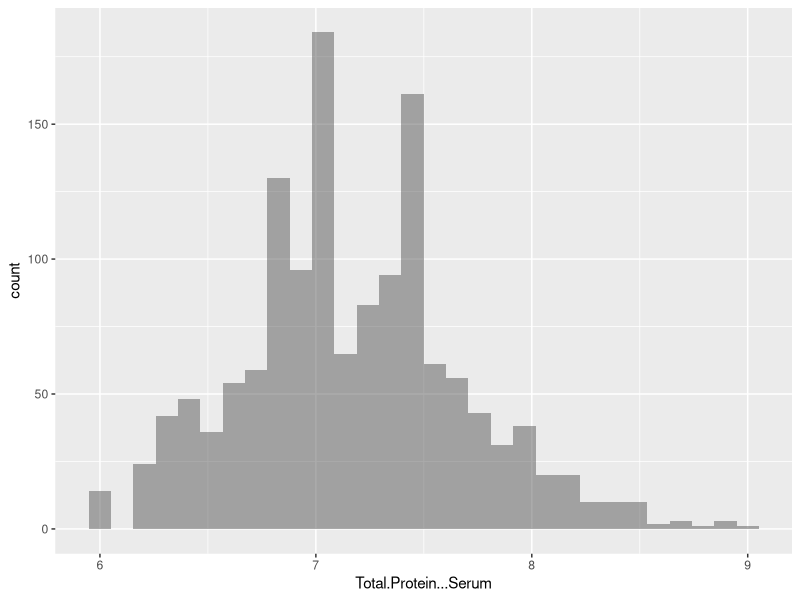
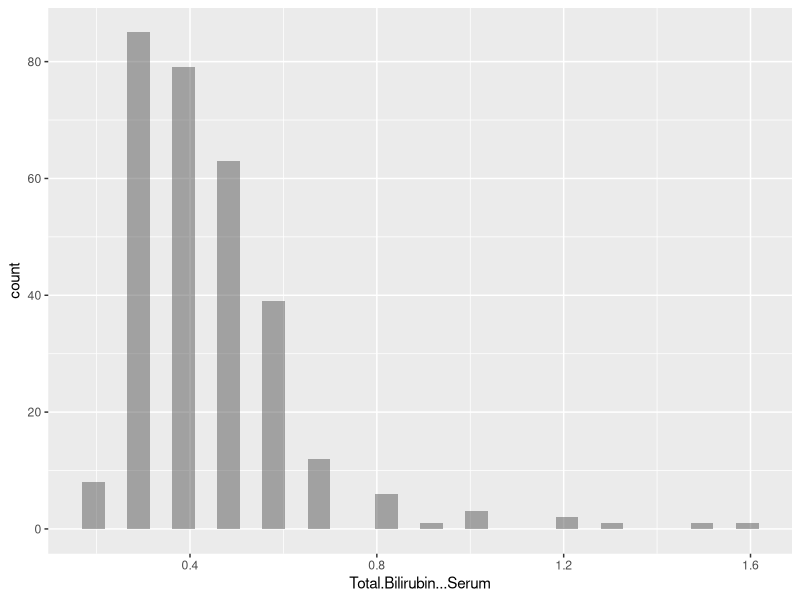
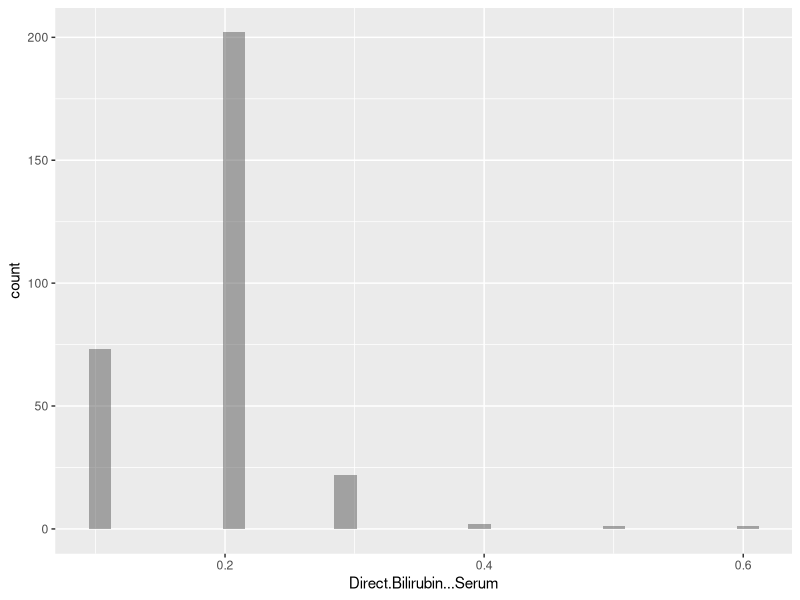
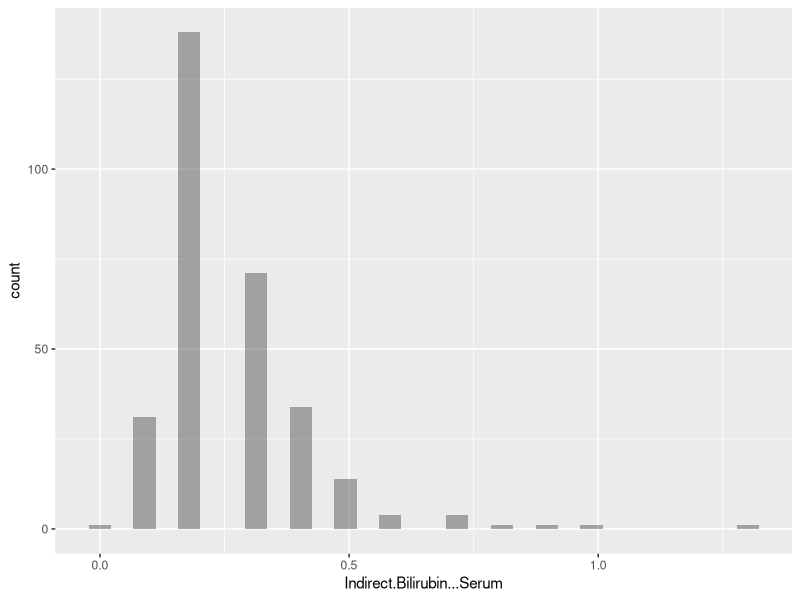
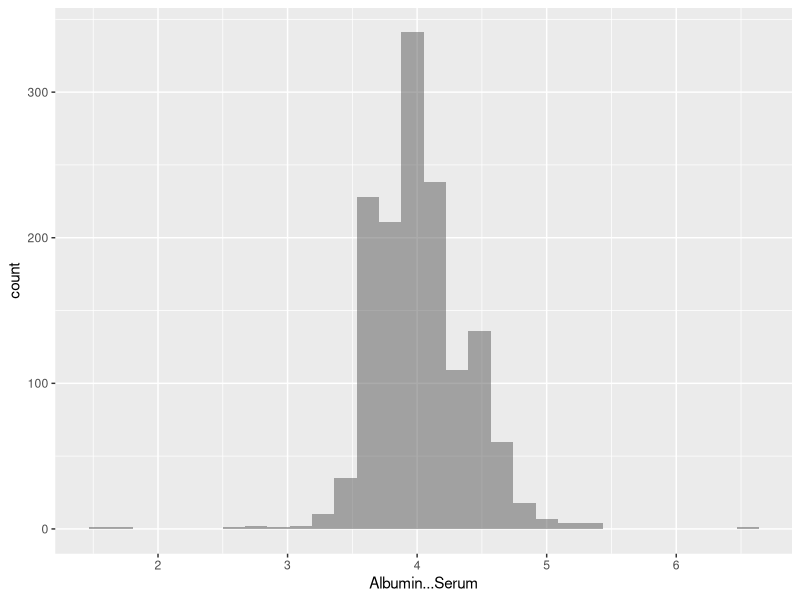
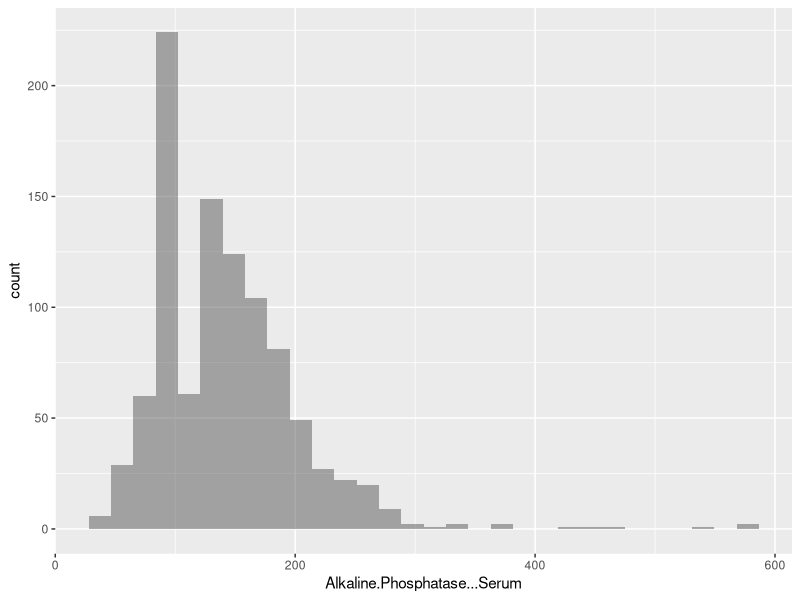
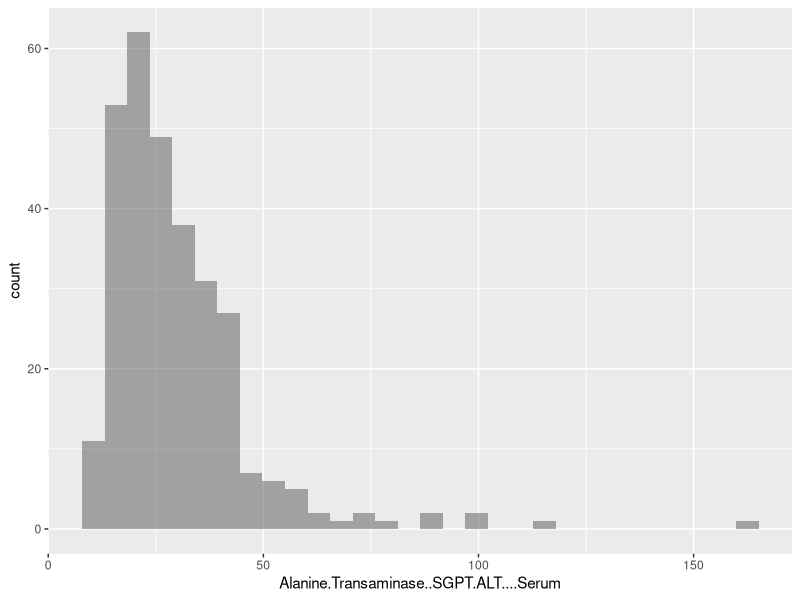
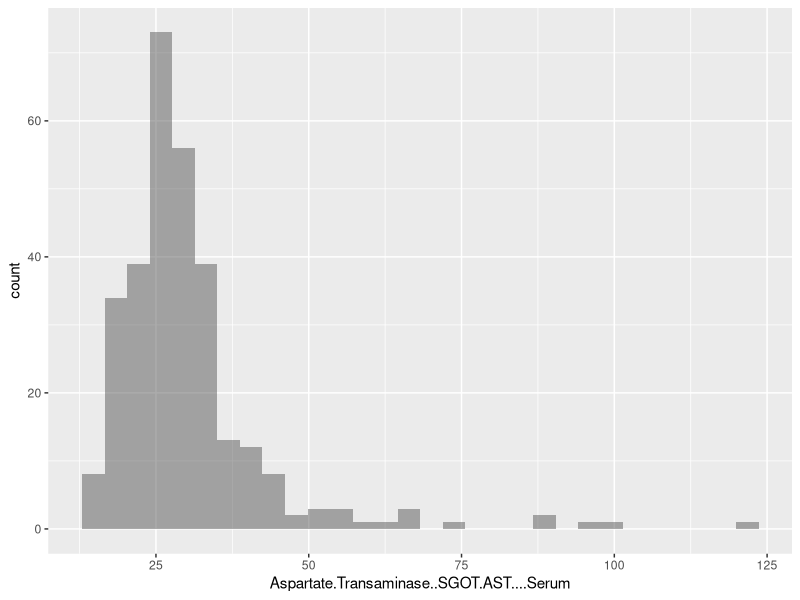

Here is the R script that generated these plots, in order:
## ---- chunk 1
knitr::opts_chunk$set(echo = TRUE)
library(readxl)
library(ggplot2)
library(tidyverse)
## ---- chunk 2
data <- read_excel("MayaMD_1587.xlsx")
## ---- chunk 3

df <- data.frame(data)
## ---- chunk 4
df_mod <- transform(df, Total.Protein...Serum = as.numeric(Total.Protein...Serum));
df_mod <- transform(df_mod, Total.Bilirubin...Serum = as.numeric(Total.Bilirubin...Serum))
df_mod <- transform(df_mod, Direct.Bilirubin...Serum = as.numeric(Direct.Bilirubin...Serum))
df_mod <- transform(df_mod, Indirect.Bilirubin...Serum = as.numeric(Indirect.Bilirubin...Serum));
df_mod <- transform(df_mod, Albumin...Serum = as.numeric(Albumin...Serum));
df_mod <- transform(df_mod, Alkaline.Phosphatase...Serum = as.numeric(Alkaline.Phosphatase...Serum));
df_mod <- transform(df_mod, Alanine.Transaminase..SGPT.ALT....Serum = as.numeric(Alanine.Transaminase..SGPT.ALT....Serum))
df_mod <- transform(df_mod, Aspartate.Transaminase..SGOT.AST....Serum = as.numeric(Aspartate.Transaminase..SGOT.AST....Serum));
df_mod <- transform(df_mod, SGOT...SGPT.Ratio = as.numeric(SGOT...SGPT.Ratio));
df_mod <- transform(df_mod, Globulin...Serum = as.numeric(Globulin...Serum));
## ---- chunk 5
df_mod %>% filter(!is.na(Total.Protein...Serum)) %>% ggplot(aes(x=Total.Protein...Serum )) + geom_histogram(alpha=0.5) 
## ---- chunk 6
df_mod %>% filter(!is.na(Total.Bilirubin...Serum)) %>% ggplot(aes(x=Total.Bilirubin...Serum )) + geom_histogram(alpha=0.5) 
## ---- chunk 7
df_mod %>% filter(!is.na(Direct.Bilirubin...Serum)) %>% ggplot(aes(x=Direct.Bilirubin...Serum )) + geom_histogram(alpha=0.5) 
## ---- chunk 8
df_mod %>% filter(!is.na(Indirect.Bilirubin...Serum)) %>% ggplot(aes(x=Indirect.Bilirubin...Serum )) + geom_histogram(alpha=0.5) 
## ---- chunk 9
df_mod %>% filter(!is.na(Albumin...Serum)) %>% ggplot(aes(x=Albumin...Serum )) + geom_histogram(alpha=0.5) 
## ---- chunk 10
df_mod %>% filter(!is.na(Alkaline.Phosphatase...Serum)) %>% ggplot(aes(x=Alkaline.Phosphatase...Serum )) + geom_histogram(alpha=0.5) 
## ---- chunk 11
df_mod %>% filter(!is.na( Alanine.Transaminase..SGPT.ALT....Serum)) %>% ggplot(aes(x=Alanine.Transaminase..SGPT.ALT....Serum)) + geom_histogram(alpha=0.5) 
## ---- chunk 12
df_mod %>% filter(!is.na(Aspartate.Transaminase..SGOT.AST....Serum)) %>% ggplot(aes(x=Aspartate.Transaminase..SGOT.AST....Serum)) + geom_histogram(alpha=0.5) 
## ---- chunk 13
df_mod %>% filter(!is.na( SGOT...SGPT.Ratio)) %>% ggplot(aes(x=SGOT...SGPT.Ratio   )) + geom_histogram(alpha=0.5) 
## ---- chunk 14
df_mod %>% filter(!is.na( Globulin...Serum)) %>% ggplot(aes(x=Globulin...Serum   )) + geom_histogram(alpha=0.5) 
## ---- chunk 15
pairs(~Total.Protein...Serum+ Indirect.Bilirubin...Serum  +Albumin...Serum  +Alkaline.Phosphatase...Serum  +Alanine.Transaminase..SGPT.ALT....Serum  +Aspartate.Transaminase..SGOT.AST....Serum  +SGOT...SGPT.Ratio  +Globulin...Serum , data= df_mod)

## ---- chunk 16

liver_group <- df_mod %>% select(Member.Id, Gender, Village, Date.of.birth, 
Total.Protein...Serum ,
Total.Bilirubin...Serum ,
Direct.Bilirubin...Serum ,
Indirect.Bilirubin...Serum ,
Albumin...Serum ,
Alkaline.Phosphatase...Serum ,
Alanine.Transaminase..SGPT.ALT....Serum ,
Aspartate.Transaminase..SGOT.AST....Serum ,
SGOT...SGPT.Ratio ,
Globulin...Serum) %>% filter( !is.na(Total.Protein...Serum) &
!is.na(Total.Bilirubin...Serum) &
!is.na(Direct.Bilirubin...Serum) &
!is.na(Indirect.Bilirubin...Serum) &
!is.na(Albumin...Serum) &
!is.na(Alkaline.Phosphatase...Serum) &
!is.na(Alanine.Transaminase..SGPT.ALT....Serum) &
!is.na(Aspartate.Transaminase..SGOT.AST....Serum) &
!is.na(SGOT...SGPT.Ratio) &
!is.na(Globulin...Serum))

dim(liver_group )
    
## ---- chunk 17
liver_group$Age.Group <-  as.integer( ( as.integer( format( Sys.Date(), "%Y") ) - as.integer(format(as.Date(liver_group$Date.of.birth), "%Y")) ) / 10) * 10
## ---- chunk 18
liver_group %>% ggplot(aes(x=Total.Protein...Serum, y=Indirect.Bilirubin...Serum )) + geom_point()


## ---- chunk 19
liver_group %>% ggplot(aes(x=Age.Group, y=Total.Protein...Serum)) + geom_point()
## ---- chunk 20
df_mod %>% filter(!is.na(Total.Protein...Serum) & ( Total.Protein...Serum > 8.3 | Total.Protein...Serum < 6)) 
